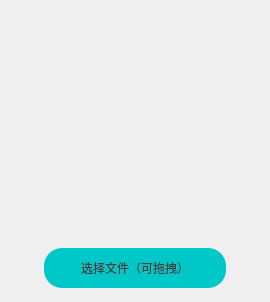
                        <widget class="QWidget" name="stacked_blank">
                         <property name="styleSheet">
                          <string notr="true">#stacked_blank
{
border: 2px dashed gray;
}
</string>
                         </property>
                         <layout class="QGridLayout" name="gridLayout">
                          <property name="leftMargin">
                           <number>2</number>
                          </property>
                          <property name="topMargin">
                           <number>2</number>
                          </property>
                          <property name="rightMargin">
                           <number>2</number>
                          </property>
                          <property name="bottomMargin">
                           <number>2</number>
                          </property>
                          <property name="spacing">
                           <number>0</number>
                          </property>
                          <item row="0" column="0">
                           <spacer name="verticalSpacer_4">
                            <property name="orientation">
                             <enum>Qt::Vertical</enum>
                            </property>
                            <property name="sizeHint" stdset="0">
                             <size>
                              <width>20</width>
                              <height>74</height>
                             </size>
                            </property>
                           </spacer>
                          </item>
                          <item row="1" column="0">
                           <widget class="QWidget" name="widget_center" native="true">
                            <property name="minimumSize">
                             <size>
                              <width>266</width>
                              <height>220</height>
                             </size>
                            </property>
                            <property name="maximumSize">
                             <size>
                              <width>266</width>
                              <height>280</height>
                             </size>
                            </property>
                            <layout class="QVBoxLayout" name="verticalLayout_46">
                             <property name="spacing">
                              <number>0</number>
                             </property>
                             <property name="leftMargin">
                              <number>2</number>
                             </property>
                             <property name="topMargin">
                              <number>2</number>
                             </property>
                             <property name="rightMargin">
                              <number>2</number>
                             </property>
                             <property name="bottomMargin">
                              <number>2</number>
                             </property>
                             <item>
                              <layout class="QVBoxLayout" name="verticalLayout_45" stretch="8,2">
                               <property name="spacing">
                                <number>20</number>
                               </property>
                               <item>
                                <widget class="QLabel" name="label_upicon">
                                 <property name="minimumSize">
                                  <size>
                                   <width>260</width>
                                   <height>150</height>
                                  </size>
                                 </property>
                                 <property name="maximumSize">
                                  <size>
                                   <width>260</width>
                                   <height>180</height>
                                  </size>
                                 </property>
                                 <property name="styleSheet">
                                  <string notr="true">#label_upicon
{
border-image: url(:/images/creator/file_upload.png);
}

#label_upicon:hover
{
border-image: url(:/images/creator/file_upload_hover.png);
}</string>
                                 </property>
                                 <property name="text">
                                  <string/>
                                 </property>
                                </widget>
                               </item>
                               <item>
                                <layout class="QHBoxLayout" name="horizontalLayout_32">
                                 <item>
                                  <spacer name="horizontalSpacer_26">
                                   <property name="orientation">
                                    <enum>Qt::Horizontal</enum>
                                   </property>
                                   <property name="sizeHint" stdset="0">
                                    <size>
                                     <width>40</width>
                                     <height>20</height>
                                    </size>
                                   </property>
                                  </spacer>
                                 </item>
                                 <item>
                                  <widget class="QPushButton" name="pushButton_openfile">
                                   <property name="sizePolicy">
                                    <sizepolicy hsizetype="Minimum" vsizetype="Fixed">
                                     <horstretch>88</horstretch>
                                     <verstretch>40</verstretch>
                                    </sizepolicy>
                                   </property>
                                   <property name="minimumSize">
                                    <size>
                                     <width>150</width>
                                     <height>40</height>
                                    </size>
                                   </property>
                                   <property name="styleSheet">
                                    <string notr="true">QPushButton
{
color: #3e3e3f;
border-radius: 18px;
background-color: #00c8c8;
font-size:12px;
font-weight: 400;
}

QPushButton:hover
{
color: #f4de3d;
}</string>
                                   </property>
                                   <property name="text">
                                    <string>选择文件（可拖拽）</string>
                                   </property>
                                  </widget>
                                 </item>
                                 <item>
                                  <spacer name="horizontalSpacer_27">
                                   <property name="orientation">
                                    <enum>Qt::Horizontal</enum>
                                   </property>
                                   <property name="sizeHint" stdset="0">
                                    <size>
                                     <width>40</width>
                                     <height>20</height>
                                    </size>
                                   </property>
                                  </spacer>
                                 </item>
                                </layout>
                               </item>
                              </layout>
                             </item>
                             <item>
                              <spacer name="verticalSpacer_5">
                               <property name="orientation">
                                <enum>Qt::Vertical</enum>
                               </property>
                               <property name="sizeType">
                                <enum>QSizePolicy::Fixed</enum>
                               </property>
                               <property name="sizeHint" stdset="0">
                                <size>
                                 <width>20</width>
                                 <height>10</height>
                                </size>
                               </property>
                              </spacer>
                             </item>
                            </layout>
                           </widget>
                          </item>
                         </layout>
                        </widget>
